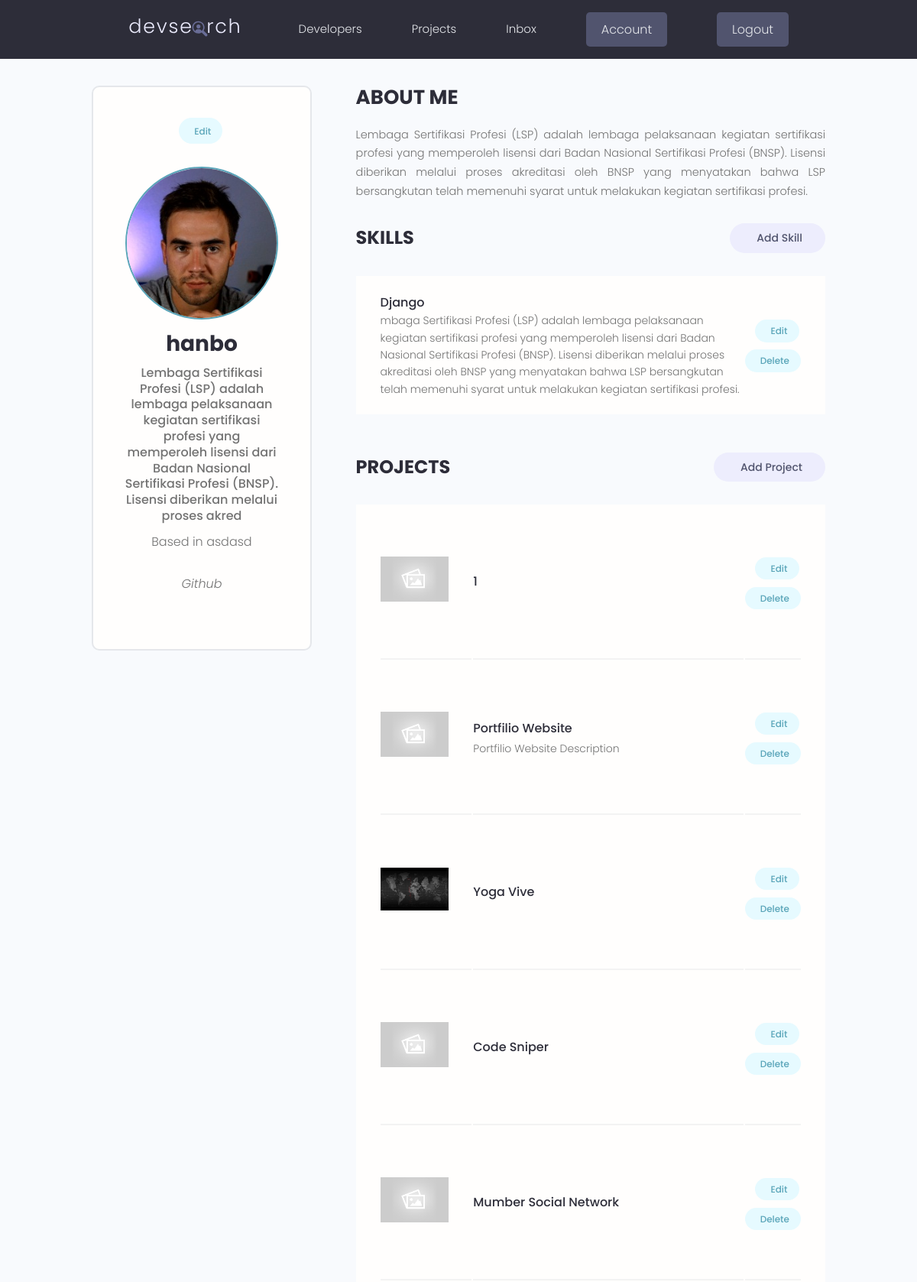
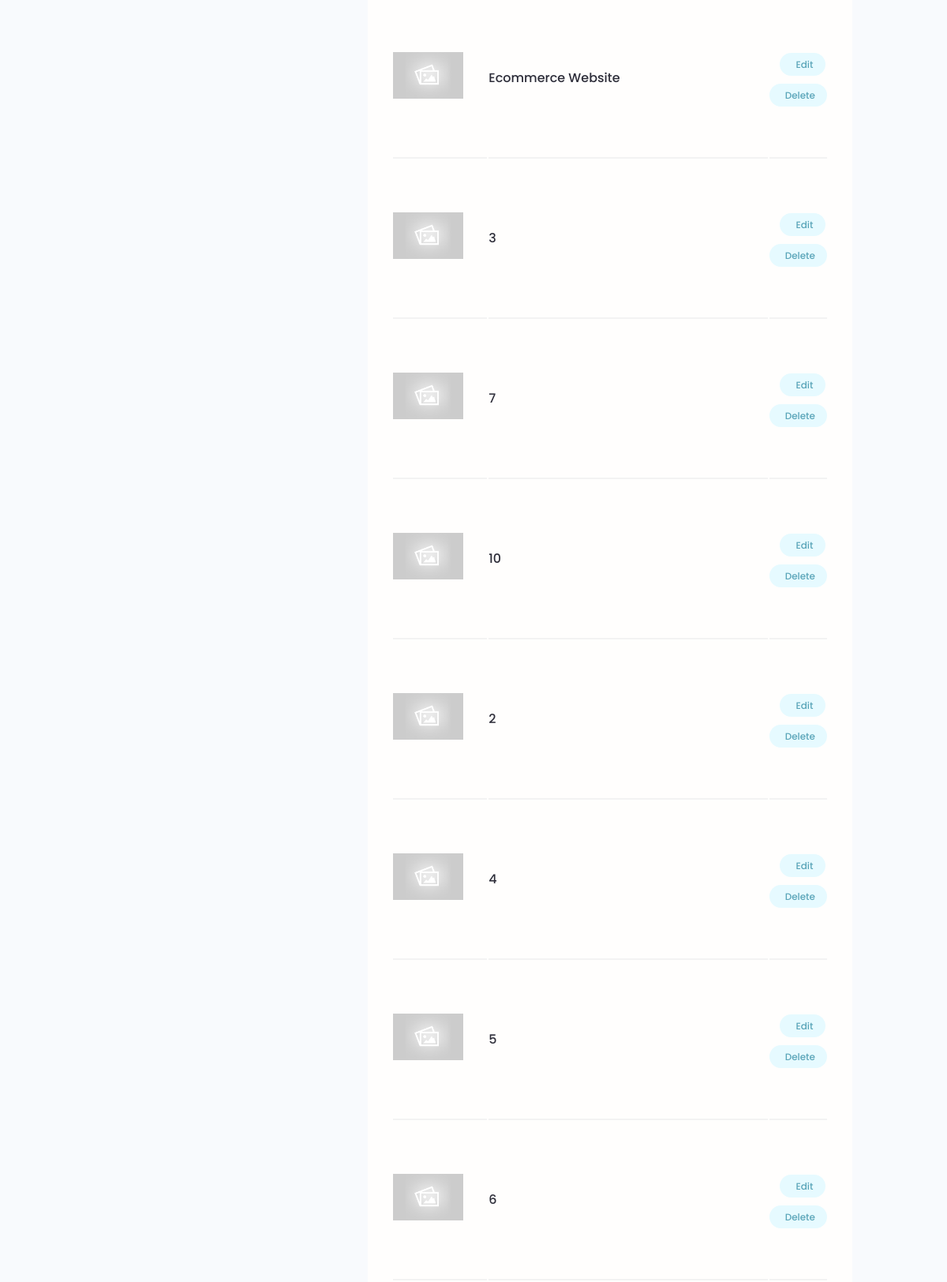
The app's page /account/ (signed in, upper part) with its own data (2 pictures, top to bottom).
### users/models.py (models this page shows, shortened)
class Profile(models.Model):
    id = models.UUIDField(primary_key=True, editable=False,
                          unique=True, default=uuid.uuid4)
    user = models.OneToOneField(User, on_delete=models.CASCADE, null=True, blank=True)
    username = models.CharField(max_length=200, null=True, blank=True)
    name = models.CharField(max_length=200, blank=True, null=True)
    email = models.CharField(max_length=500, null=True, blank=True)
    location = models.CharField(max_length=500, null=True, blank=True)
    short_intro = models.CharField(max_length=200, null=True, blank=True)
    bio = models.TextField(null=True, blank=True)
    profile_image = models.ImageField(null=True, blank=True,
                                      default='profiles/user-default.png', upload_to='profiles/')
    social_github = models.CharField(max_length=200, null=True, blank=True)
    social_twitter = models.CharField(max_length=200, null=True, blank=True)
    social_linkedin = models.CharField(max_length=200, null=True, blank=True)
    social_youtube = models.CharField(max_length=200, null=True, blank=True)
    social_website = models.CharField(max_length=200, null=True, blank=True)
    created = models.DateTimeField(auto_now_add=True)
    class Meta:
        ordering = ['created']

class Skill(models.Model):
    id = models.UUIDField(primary_key=True, editable=False,
                          unique=True, default=uuid.uuid4)
    owner = models.ForeignKey(Profile, on_delete=models.CASCADE, null=True, blank=True)
    name = models.CharField(max_length=200, null=True, blank=True)
    description = models.TextField(null=True, blank=True)
    def __str__(self):
        return str(self.name)

### projects/models.py (models this page shows, shortened)
class Project(models.Model):
    owner = models.ForeignKey(Profile, null=True, blank=True, on_delete=models.CASCADE)
    title = models.CharField(max_length=200)
    description = models.TextField(null=True, blank=True)
    tags = models.ManyToManyField('Tag', blank=True)
    vote_total = models.IntegerField(default=0, null=True)
    vote_ratio = models.IntegerField(default=0, null=True)
    featured_image = models.ImageField(null=True, blank=True, default='default.jpg')
    demo_link = models.CharField(max_length=2000, null=True, blank=True)
    source_link = models.CharField(max_length=2000, null=True, blank=True)
    created = models.DateTimeField(auto_now_add=True)
    id = models.UUIDField(default=uuid.uuid4, unique=True,
                          primary_key=True, editable=True)
    class Meta:
        ordering = ['-vote_ratio', '-vote_total', 'title']

### users/views.py (the view)
# urls.py: path('account/', views.userAccount, name='account'),
@login_required(login_url='login')
def userAccount(request):
    profile = request.user.profile
    skills = profile.skill_set.all()
    projects = profile.project_set.all()
    context = {'profile': profile, 'skills': skills, 'projects': projects}
    return render(request, 'users/account.html', context)

### users/templates/users/account.html (shortened to what this page needs)
  {% extends 'main.html' %}
  {% block content %}
  <main class="settingsPage profile my-md">
    <div class="container">
      <div class="layout">
        <div class="column column--1of3">
          <div class="card text-center">
            <div class="card__body dev">
              <a class="tag tag--pill tag--main settings__btn" href="{% url 'account-edit' %}"> Edit</a>
              <img class="avatar avatar--xl dev__avatar" src="{{ profile.profile_image.url }}" />
              <h2 class="dev__name">{{profile.name}}</h2>
              <p class="dev__title">{{profile.short_intro}}</p>
              <p class="dev__location">Based in {{profile.location}}</p>
              <ul class="dev__social">
                {% if profile.social_github %}
                <li>
                  <a title="Github" href="{{profile.social_github}}" target="_blank"><i class="im im-github">
                    <span>Github</span>
                  </i></a>
                </li>
                {% endif %}
              </ul>
            </div>
          </div>
        </div>
        <div class="column column--2of3">
          <div class="devInfo">
            <h3 class="devInfo__title">About Me</h3>
            <p class="devInfo__about">
              {{profile.bio}}
            </p>
          </div>
          <div class="settings">
            <h3 class="settings__title">Skills</h3>
            <a class="tag tag--pill tag--sub settings__btn tag--lg" href="{% url 'skill-create' %}"> Add Skill</a>
          </div>
          <table class="settings__table">
            {% for skill in skills %}
            <tr>
              <td class="settings__tableInfo">
                <h4>{{skill}}</h4>
                <p>
                  {{skill.description}}
                </p>
              </td>
              <td class="settings__tableActions">
                <a class="tag tag--pill tag--main settings__btn" href="{% url 'skill-update' skill.id %}"> Edit</a>
                <a class="tag tag--pill tag--main settings__btn" href="{% url 'skill-delete' skill.id %}?next=/account">
                  Delete</a>
              </td>
            </tr>
            {% endfor %}
          </table>
          <div class="settings">
            <h3 class="settings__title">Projects</h3>
            <a class="tag tag--pill tag--sub settings__btn tag--lg" href="{% url 'project_create' %}"> Add Project</a>
          </div>
          <table class="settings__table">
            {% for project in projects %}
            <tr>
              <td class="settings__thumbnail">
                <a href="{% url 'project' project.id %}"><img src="{{ project.featured_image.url }}" alt="Project Thumbnail" /></a>
              </td>
              <td class="settings__tableInfo">
                <a href="{% url 'project' project.id %}">{{project.title}}</a>
                <p>
                  {{project.description|slice:"150"}}
                </p>
              </td>
              <td class="settings__tableActions">
                <a class="tag tag--pill tag--main settings__btn" href="{% url 'project_update' project.id %}"> Edit</a>
                <a class="tag tag--pill tag--main settings__btn" href="{% url 'project_delete' project.id %}?next=/account">
                  Delete</a>
              </td>
            </tr>
            {% endfor %}
          </table>
        </div>
      </div>
    </div>
  </main>
</body>
{% endblock content %}

### static/styles/app.css (style rules this page uses)
:root { --color-sub: #2d2d39; }
.card { border: 2px solid var(--color-light); }
img { width: 100%; }
.profile .card > .dev { padding: 4rem; }
.dev__avatar { display: block; margin: auto; }
.dev__name { color: var(--color-sub); font-size: 2.8rem; font-weight: 700; margin-top: 1rem; margin-bottom: 0.5rem; }
.dev__title { font-size: 1.6rem; font-weight: 500; line-height: 1.3; }
.dev__location { margin-top: 1rem; }
.dev__social { margin: 3rem 0; list-style: none; display: flex; justify-content: center; gap: 1.5rem; }
.devInfo { margin-bottom: 3rem; }
.devInfo__title, .devInfo__subtitle { font-size: 2.6rem; color: var(--color-sub); text-transform: uppercase; font-weight: 700; margin-bottom: 1.5rem; }
.devInfo__about, .devSkill__info { font-size: 1.45rem; line-height: 1.7; text-align: justify; }
.settingsPage .dev > .settings__btn { display: inline-block; margin-bottom: 3rem; }
.settings { display: flex; justify-content: space-between; align-items: center; }
.settings__title { font-size: 2.4rem; text-transform: uppercase; font-weight: 700; color: var(--color-sub); }
.settings__table { margin-top: 3rem; margin-bottom: 5rem; padding: 0 3rem; background: var(--color-white); }
.settings__table tr { width: 100%; }
.settings__table tr > td { padding: 2rem 0; }
.settings__table tr:not(:last-child) td { border-bottom: 2px solid var(--color-white-light); }
.settings__thumbnail { width: 23%; min-width: 10rem; }
.settings__thumbnail img { padding-right: 3rem; height: 15rem; object-fit: contain; }
.settings__tableInfo { width: 100%; }
.settings__tableInfo h4, .settings__tableInfo a { padding-right: 1rem; width: auto; font-size: 1.6rem; font-weight: 500; color: var(--color-sub); }
.settings__tableInfo p { font-size: 1.4rem; }
.settings__tableActions { text-align: right; }

### static/uikit/styles/modules/_variables.css (style rules this page uses)
:root { --color-main: #5aa5b9; --color-main-light: #e6faff; --color-sub: #3f4156; --color-sub-light: #51546e; --color-sub-lighter: #ededfd; --color-text: #737373; --color-gray: #8b8b8b; --color-light: #e5e7eb; --color-light-gray: #767676; --color-bg: #f8fafd; --color-white: #fffefd; --color-white-light: #f3f3f3; --color-success: #359e64; --color-success-bg: #def8e8; --color-error: #fc4b0b; --color-error-bg: #fff2ee; --font-base: 'Poppins', arial, helvetica, 'Segoe UI', roboto, ubuntu, sans-serif; --font-monospace: 'Fira Code', 'Courier New', courier, monospace; --font-regular: 300; --font-medium: 500; --font-bold: 700; --generic-shadow: 1px 1px 5px #00000010; --generic-transition: all 0.3s ease-in-out; }

### static/uikit/styles/modules/_base.css (style rules this page uses)
* { margin: 0; padding: 0; box-sizing: border-box; text-rendering: optimizeLegibility; color: inherit; font-size: inherit; }
html { font-size: 50%; }
@media only screen and (min-width: 480px) { html { font-size: 56.25%; } }
@media only screen and (min-width: 1200px) { html { font-size: 62.5%; } }
body { line-height: 1.6; font-weight: 400; font-size: 1.5rem; color: var(--color-text); background-color: var(--color-bg); min-height: 100vh; }

### static/uikit/styles/modules/_typography.css (style rules this page uses)
* { font-family: var(--font-base); }
h2 { font-size: 3.6rem; font-weight: var(--font-bold); }
h3 { font-size: 3.2rem; font-weight: var(--font-medium); }
h4 { font-size: 2.8rem; font-weight: var(--font-medium); }
p, span, strong { font-size: 1.6rem; color: var(--color-text); font-weight: var(--font-regular); }
a { padding-bottom: 2px; text-decoration: none; display: inline-block; color: var(--color-main); font-weight: var(--font-medium); }

### static/uikit/styles/modules/_utilities.css (style rules this page uses)
.container { width: 92%; max-width: 165rem; margin: 0 auto; box-sizing: border-box; }
@media screen and (min-width: 1000px) { .container { width: 90%; } }
@media screen and (min-width: 1200px) { .container { width: 80%; } }
.text-center { text-align: center; }
.my-md { margin: 3rem auto; }

### static/uikit/styles/modules/_avatar.css (style rules this page uses)
.avatar { border-radius: 50%; border: 2px solid var(--color-main); object-fit: cover; }
.avatar--xl { height: 20rem; width: 20rem; }

### static/uikit/styles/modules/_card.css (style rules this page uses)
.card { border-radius: 1rem; background-color: var(--color-white); border: 1.5px solid var(--color-light); width: auto; height: auto; margin-top: 0.5rem; margin-bottom: 0.5rem; overflow: hidden; }
.card__body, .card__header { padding: 2rem 2.5rem; }

### static/uikit/styles/modules/_layout.css (style rules this page uses)
.layout { display: flex; flex-flow: row wrap; justify-content: space-between; }
.layout > .column { margin-bottom: 3rem; }
.layout > .column.column--1of3 { flex-basis: 30%; }
.layout > .column.column--2of3 { flex-basis: 64%; }

### records on screen
Profile: profile_image (picture), name "hanbo", short_intro "Lembaga Sertifikasi Profesi (LSP) adalah lembaga pelaksanaan kegiatan sertifikasi profesi yang memperoleh lisensi dari Badan Nasional Sertifikasi Profesi (BNSP). Lisensi diberikan melalui proses akred", location "asdasd", bio "Lembaga Sertifikasi Profesi (LSP) adalah lembaga pelaksanaan kegiatan sertifikasi profesi yang memperoleh lisensi dari Badan Nasional Sertifikasi Profesi (BNSP). Lisensi diberikan melalui proses akreditasi oleh BNSP yang menyatakan bahwa LSP bersangkutan telah memenuhi syarat untuk melakukan kegiatan sertifikasi profesi."
Skill: name "Django", description "mbaga Sertifikasi Profesi (LSP) adalah lembaga pelaksanaan kegiatan sertifikasi profesi yang memperoleh lisensi dari Badan Nasional Sertifikasi Profesi (BNSP). Lisensi diberikan melalui proses akreditasi oleh BNSP yang menyatakan bahwa LSP bersangkutan telah memenuhi syarat untuk melakukan kegiatan sertifikasi profesi."
Project: featured_image (placeholder picture), title "1"
Project: featured_image (placeholder picture), title "Portfilio Website", description "Portfilio Website Description"
Project: featured_image (picture), title "Yoga Vive"
Project: featured_image (placeholder picture), title "Code Sniper"
Project: featured_image (placeholder picture), title "Mumber Social Network"
Project: featured_image (placeholder picture), title "Ecommerce Website"
Project: featured_image (placeholder picture), title "3"
Project: featured_image (placeholder picture), title "7"
Project: featured_image (placeholder picture), title "10"
Project: featured_image (placeholder picture), title "2"
Project: featured_image (placeholder picture), title "4"
Project: featured_image (placeholder picture), title "5"
Project: featured_image (placeholder picture), title "6"
